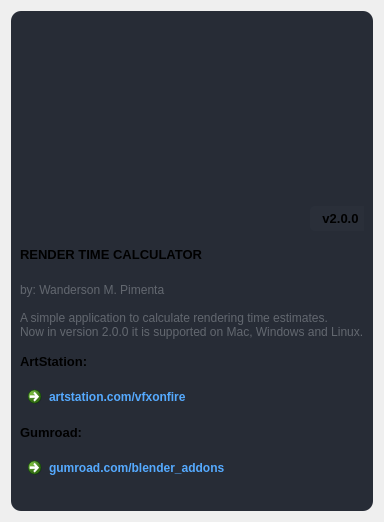
                  <widget class="QWidget" name="page_info">
                   <layout class="QVBoxLayout" name="verticalLayout_6">
                    <item alignment="Qt::AlignTop">
                     <widget class="QFrame" name="frame_2">
                      <property name="minimumSize">
                       <size>
                        <width>0</width>
                        <height>500</height>
                       </size>
                      </property>
                      <property name="styleSheet">
                       <string notr="true">background-color: rgb(39, 44, 54);
border-radius: 10px;</string>
                      </property>
                      <property name="frameShape">
                       <enum>QFrame::NoFrame</enum>
                      </property>
                      <property name="frameShadow">
                       <enum>QFrame::Raised</enum>
                      </property>
                      <layout class="QVBoxLayout" name="verticalLayout_7">
                       <item>
                        <widget class="QFrame" name="frame">
                         <property name="maximumSize">
                          <size>
                           <width>16777215</width>
                           <height>450</height>
                          </size>
                         </property>
                         <property name="frameShape">
                          <enum>QFrame::StyledPanel</enum>
                         </property>
                         <property name="frameShadow">
                          <enum>QFrame::Raised</enum>
                         </property>
                         <layout class="QVBoxLayout" name="verticalLayout_8">
                          <property name="spacing">
                           <number>0</number>
                          </property>
                          <property name="leftMargin">
                           <number>0</number>
                          </property>
                          <property name="topMargin">
                           <number>0</number>
                          </property>
                          <property name="rightMargin">
                           <number>0</number>
                          </property>
                          <property name="bottomMargin">
                           <number>0</number>
                          </property>
                          <item>
                           <layout class="QGridLayout" name="gridLayout">
                            <item row="0" column="0">
                             <widget class="QFrame" name="frame_3">
                              <property name="minimumSize">
                               <size>
                                <width>0</width>
                                <height>200</height>
                               </size>
                              </property>
                              <property name="styleSheet">
                               <string notr="true">background-image: url(:/Images/images/image_about.jpg);
background-position: center;
background-repeat: no-repeat;
border-radius: 10px;</string>
                              </property>
                              <property name="frameShape">
                               <enum>QFrame::NoFrame</enum>
                              </property>
                              <property name="frameShadow">
                               <enum>QFrame::Raised</enum>
                              </property>
                              <widget class="QLabel" name="label_version_2">
                               <property name="geometry">
                                <rect>
                                 <x>290</x>
                                 <y>170</y>
                                 <width>61</width>
                                 <height>25</height>
                                </rect>
                               </property>
                               <property name="font">
                                <font>
                                 <family>Segoe UI</family>
                                 <pointsize>10</pointsize>
                                 <weight>75</weight>
                                 <bold>true</bold>
                                </font>
                               </property>
                               <property name="styleSheet">
                                <string notr="true">background: none;
background-color: rgba(44, 49, 60, 150);
border-radius: 5px;
</string>
                               </property>
                               <property name="text">
                                <string>v2.0.0</string>
                               </property>
                               <property name="alignment">
                                <set>Qt::AlignCenter</set>
                               </property>
                              </widget>
                             </widget>
                            </item>
                            <item row="1" column="0">
                             <widget class="QLabel" name="label_title_bar_top_2">
                              <property name="font">
                               <font>
                                <family>Segoe UI</family>
                                <pointsize>10</pointsize>
                                <weight>75</weight>
                                <bold>true</bold>
                               </font>
                              </property>
                              <property name="styleSheet">
                               <string notr="true">background: transparent;
</string>
                              </property>
                              <property name="text">
                               <string>RENDER TIME CALCULATOR</string>
                              </property>
                             </widget>
                            </item>
                            <item row="2" column="0">
                             <widget class="QLabel" name="label_credits_2">
                              <property name="font">
                               <font>
                                <family>Segoe UI</family>
                               </font>
                              </property>
                              <property name="styleSheet">
                               <string notr="true">color: rgb(98, 103, 111);</string>
                              </property>
                              <property name="text">
                               <string>by: Wanderson M. Pimenta</string>
                              </property>
                             </widget>
                            </item>
                            <item row="3" column="0">
                             <widget class="QLabel" name="label_credits_3">
                              <property name="font">
                               <font>
                                <family>Segoe UI</family>
                               </font>
                              </property>
                              <property name="styleSheet">
                               <string notr="true">color: rgb(98, 103, 111);</string>
                              </property>
                              <property name="text">
                               <string>A simple application to calculate rendering time estimates.
Now in version 2.0.0 it is supported on Mac, Windows and Linux.</string>
                              </property>
                             </widget>
                            </item>
                            <item row="4" column="0">
                             <widget class="QLabel" name="label_title_bar_top_4">
                              <property name="font">
                               <font>
                                <family>Segoe UI</family>
                                <pointsize>10</pointsize>
                                <weight>75</weight>
                                <bold>true</bold>
                               </font>
                              </property>
                              <property name="styleSheet">
                               <string notr="true">background: transparent;
</string>
                              </property>
                              <property name="text">
                               <string>ArtStation:</string>
                              </property>
                             </widget>
                            </item>
                            <item row="5" column="0">
                             <widget class="QCommandLinkButton" name="btn_artstation">
                              <property name="styleSheet">
                               <string notr="true">QCommandLinkButton {	
	color: rgb(85, 170, 255);
	border-radius: 5px;
	padding: 5px;
}
QCommandLinkButton:hover {	
	color: rgb(210, 210, 210);
	background-color: rgb(44, 49, 60);
}
QCommandLinkButton:pressed {	
	color: rgb(210, 210, 210);
	background-color: rgb(52, 58, 71);
}</string>
                              </property>
                              <property name="text">
                               <string>artstation.com/vfxonfire</string>
                              </property>
                              <property name="icon">
                               <iconset resource="files.qrc">
                                <normaloff>:/16x16/icons/16x16/cil-link.png</normaloff>:/16x16/icons/16x16/cil-link.png</iconset>
                              </property>
                             </widget>
                            </item>
                            <item row="6" column="0">
                             <widget class="QLabel" name="label_title_bar_top_5">
                              <property name="font">
                               <font>
                                <family>Segoe UI</family>
                                <pointsize>10</pointsize>
                                <weight>75</weight>
                                <bold>true</bold>
                               </font>
                              </property>
                              <property name="styleSheet">
                               <string notr="true">background: transparent;
</string>
                              </property>
                              <property name="text">
                               <string>Gumroad:</string>
                              </property>
                             </widget>
                            </item>
                            <item row="7" column="0">
                             <widget class="QCommandLinkButton" name="btn_gumroad">
                              <property name="styleSheet">
                               <string notr="true">QCommandLinkButton {	
	color: rgb(85, 170, 255);
	border-radius: 5px;
	padding: 5px;
}
QCommandLinkButton:hover {	
	color: rgb(210, 210, 210);
	background-color: rgb(44, 49, 60);
}
QCommandLinkButton:pressed {	
	color: rgb(210, 210, 210);
	background-color: rgb(52, 58, 71);
}</string>
                              </property>
                              <property name="text">
                               <string>gumroad.com/blender_addons</string>
                              </property>
                              <property name="icon">
                               <iconset resource="files.qrc">
                                <normaloff>:/16x16/icons/16x16/cil-link.png</normaloff>:/16x16/icons/16x16/cil-link.png</iconset>
                              </property>
                             </widget>
                            </item>
                           </layout>
                          </item>
                         </layout>
                        </widget>
                       </item>
                      </layout>
                     </widget>
                    </item>
                   </layout>
                  </widget>
